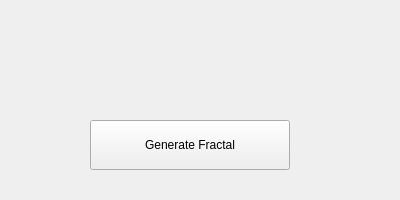
<?xml version="1.0" encoding="UTF-8"?>
<ui version="4.0">
 <class>MainWindow</class>
 <widget class="QMainWindow" name="MainWindow">
  <property name="geometry">
   <rect>
    <x>0</x>
    <y>0</y>
    <width>400</width>
    <height>200</height>
   </rect>
  </property>
  <property name="windowTitle">
   <string>MainWindow</string>
  </property>
  <widget class="QWidget" name="centralWidget">
   <widget class="QPushButton" name="generateButton">
    <property name="geometry">
     <rect>
      <x>90</x>
      <y>120</y>
      <width>200</width>
      <height>50</height>
     </rect>
    </property>
    <property name="sizePolicy">
     <sizepolicy hsizetype="Fixed" vsizetype="Fixed">
      <horstretch>0</horstretch>
      <verstretch>0</verstretch>
     </sizepolicy>
    </property>
    <property name="text">
     <string>Generate Fractal</string>
    </property>
   </widget>
  </widget>
  <widget class="QMenuBar" name="menuBar">
   <property name="geometry">
    <rect>
     <x>0</x>
     <y>0</y>
     <width>400</width>
     <height>20</height>
    </rect>
   </property>
  </widget>
 </widget>
 <layoutdefault spacing="6" margin="11"/>
 <resources/>
 <connections/>
</ui>
